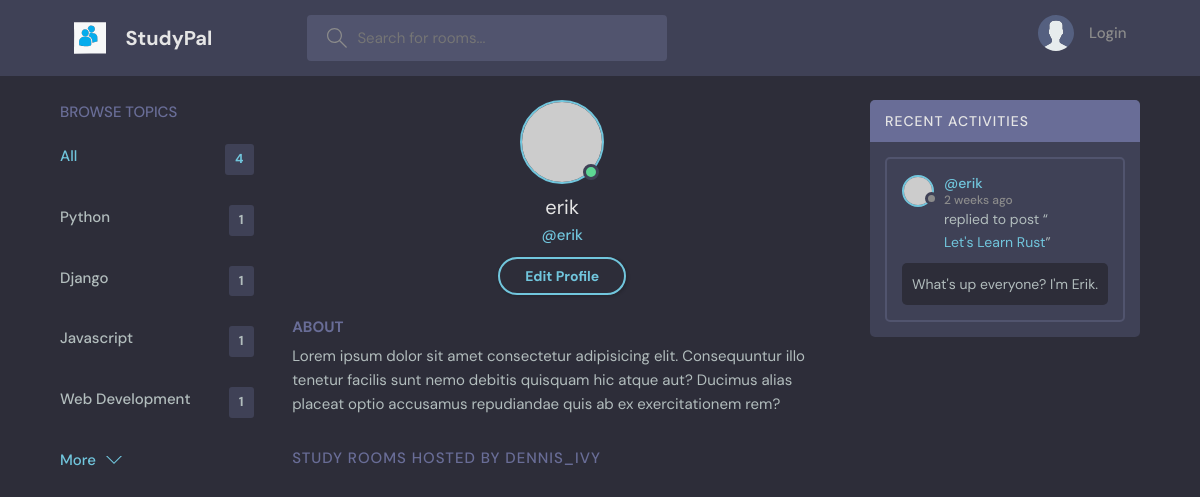
Page /profile/4 on the earlier database version.
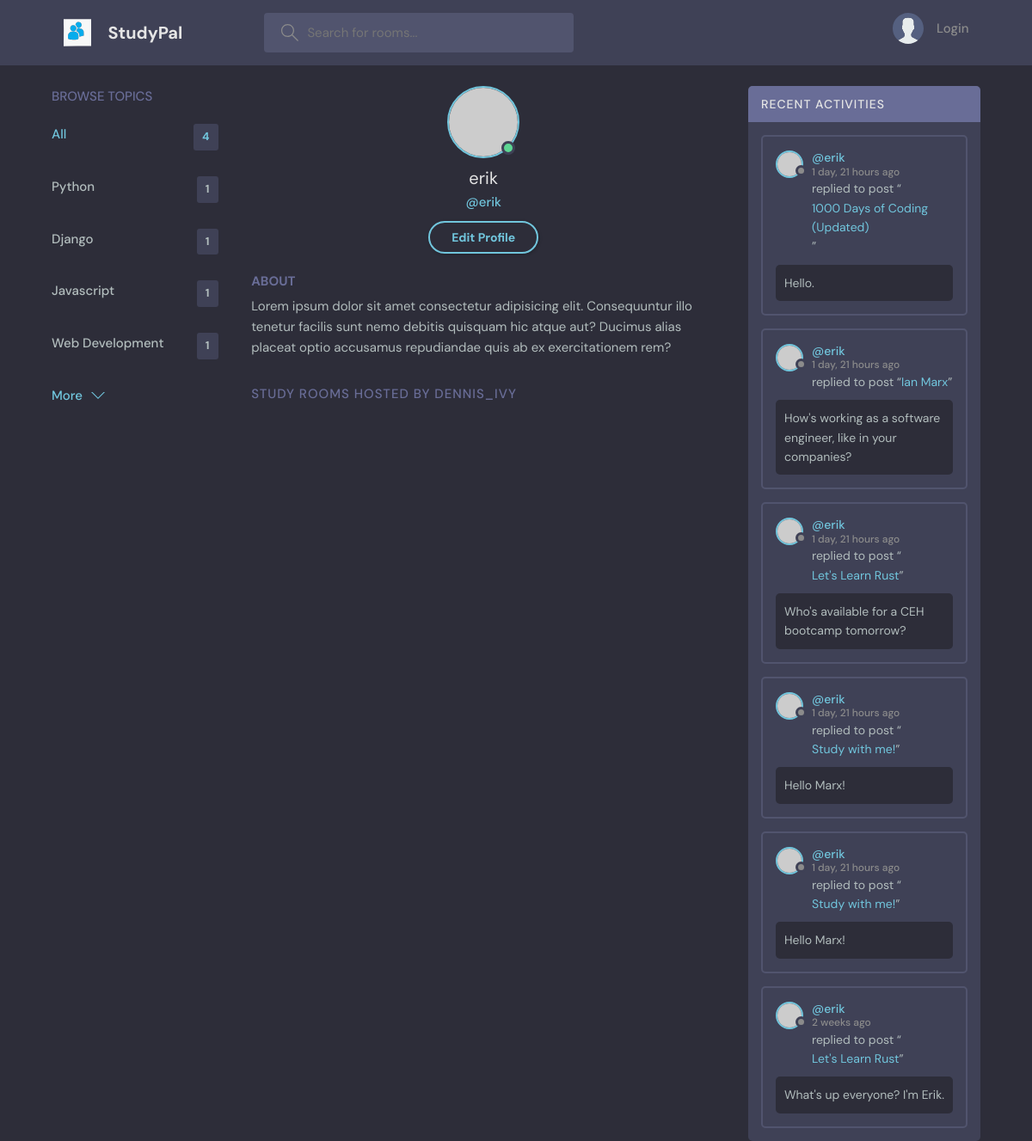
Same page on the later database version.
### base/models.py (models this page shows, shortened)
class Topic(models.Model):
    name = models.CharField(max_length=200)

class Message(models.Model):
    user = models.ForeignKey(User, on_delete=models.CASCADE)
    room = models.ForeignKey(Room, on_delete=models.CASCADE)
    body = models.TextField()
    updated = models.DateTimeField(auto_now=True)
    created = models.DateTimeField(auto_now_add=True)
    class Meta:
        ordering = ['-updated', '-created'] #ordering new messages by the newest

class Room(models.Model):
    host = models.ForeignKey(User, on_delete=models.SET_NULL, null=True)
    topic = models.ForeignKey(Topic, on_delete=models.SET_NULL, null=True)
    name = models.CharField(max_length=200)
    description = models.TextField(null = True, blank = True)
    participants = models.ManyToManyField(User, related_name='participants', blank=True)
    updated = models.DateTimeField(auto_now=True)
    created = models.DateTimeField(auto_now_add=True)
    class Meta:
        ordering = ['-updated', '-created']
    def __str__(self):
        return self.name

### base/views.py (the view)
# urls.py: path('profile/<str:pk>', views.userProfile, name="user-profile"),
def userProfile(request, pk):
    user = User.objects.get(id=pk)
    rooms = user.room_set.all() # getting all the children of a specific object by using '_set.all()'
    room_messages = user.message_set.all()
    topics = Topic.objects.all() # we need to access all Topics inside of our profile component
    context = {'user': user, 'rooms': rooms, 'room_messages': room_messages, 'topics': topics}
    return render(request, 'base/profile.html', context)

### base/templates/base/profile.html (shortened to what this page needs)
{% extends 'main.html' %}
{% block content %}
  <main class="profile-page layout layout--3">
    <div class="container">
      {% include 'base/topics_component.html' %}
      <div class="roomList">
        <div class="profile">
          <div class="profile__avatar">
            <div class="avatar avatar--large active">
              <img src="https://randomuser.me/api/portraits/men/11.jpg" />
            </div>
          </div>
          <div class="profile__info">
            <h3>{{user.username}}</h3>
            <p>@{{user.username}}</p>
            <a href="edit-user.html" class="btn btn--main btn--pill">Edit Profile</a>
          </div>
          <div class="profile__about">
            <h3>About</h3>
            <p>
              Lorem ipsum dolor sit amet consectetur adipisicing elit. Consequuntur illo tenetur
              facilis sunt nemo debitis quisquam hic atque aut? Ducimus alias placeat optio
              accusamus repudiandae quis ab ex exercitationem rem?
            </p>
          </div>
        </div>
        <div class="roomList__header">
          <div>
            <h2>Study Rooms Hosted by dennis_ivy</a>
            </h2>
          </div>
        </div>
      </div>
      {% include 'base/activity_component.html' %}
    </div>
  </main>
{% endblock content %}

### base/templates/base/topics_component.html
<div class="topics">
    <div class="topics__header">
      <h2>Browse Topics</h2>
    </div>
    <ul class="topics__list">
      <li>
        <a href="{% url 'home' %}" class="active">All<span>{{topics.count}}</span></a>
      </li>
      {% for topic in topics %}
      <li>
        <a href="{% url 'home' %}?q={{topic.name}}">{{topic.name}}<span>{{topic.room_set.all.count}}</span></a>
      </li>
      {% endfor %}
    </ul>
    <a class="btn btn--link" href="topics.html">
      More
      <svg version="1.1" xmlns="http://www.w3.org/2000/svg" width="32" height="32" viewBox="0 0 32 32">
        <title>chevron-down</title>
        <path d="M16 21l-13-13h-3l16 16 16-16h-3l-13 13z"></path>
      </svg>
    </a>
  </div>

### base/templates/base/activity_component.html (shortened to what this page needs)
<div class="activities">
    <div class="activities__header">
      <h2>Recent Activities</h2>
    </div>
    {% for message in room_messages %}
    <div class="activities__box">
      <div class="activities__boxHeader roomListRoom__header">
        <a href="{% url 'user-profile' message.user.id %}" class="roomListRoom__author">
          <div class="avatar avatar--small">
            <img src="https://randomuser.me/api/portraits/women/11.jpg" />
          </div>
          <p>
            @{{message.user}}
            <span>{{message.created|timesince}} ago</span>
          </p>
        </a>
      </div>
      <div class="activities__boxContent">
        <p>replied to post “<a href="{% url 'room' message.room.id %}">{{message.room}}</a>”</p>
        <div class="activities__boxRoomContent">
          {{message.body}}
        </div>
      </div>
    </div>
    {% endfor %}
  </div>

Differences in the rows shown:
added Message: user "erik", created "1 day, 21 hours", room "1000 Days of Coding (Updated)", body "Hello."
added Message: user "erik", created "1 day, 21 hours", room "Ian Marx", body "How's working as a software engineer, like in your companies?"
added Message: user "erik", created "1 day, 21 hours", room "Let's Learn Rust", body "Who's available for a CEH bootcamp tomorrow?"
added Message: user "erik", created "1 day, 21 hours", room "Study with me!", body "Hello Marx!"
added Message: user "erik", created "1 day, 21 hours", room "Study with me!", body "Hello Marx!"
